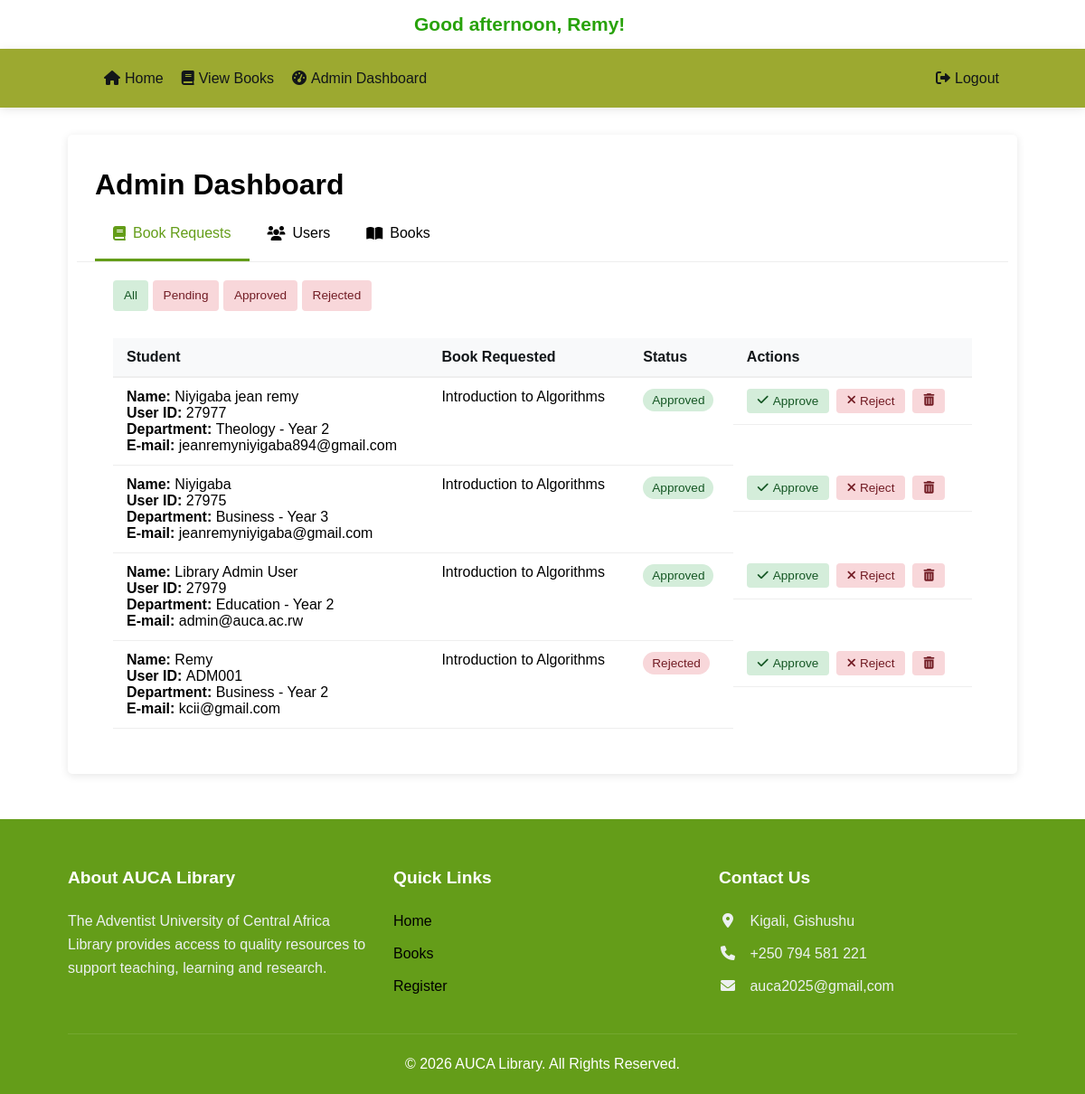
/admin.php (signed in), run on the app's committed database.
### tables this page shows
CREATE TABLE `book_requests` (
  `id` int(11) NOT NULL,
  `user_id` int(11) DEFAULT NULL,
  `book_title` varchar(100) NOT NULL,
  `status` enum('Pending','Approved','Rejected') DEFAULT 'Pending',
  `rejection_reason` text DEFAULT NULL
);

CREATE TABLE `users` (
  `id` int(11) NOT NULL,
  `role` enum('student','admin') DEFAULT 'student',
  `student_id` varchar(20) DEFAULT NULL,
  `full_name` varchar(100) NOT NULL,
  `email` varchar(100) NOT NULL,
  `password` varchar(255) NOT NULL,
  `department` varchar(50) NOT NULL,
  `year` int(11) NOT NULL
);

### admin.php (the view, shortened to what this page needs)
<?php
include 'includes/config.php';
if (isset($_SESSION['full_name'])) {
    $name = htmlspecialchars($_SESSION['full_name']);
    $hour = date("H");
    if ($hour < 12) {
        $greeting = "Good morning";
    } elseif ($hour < 18) {
        $greeting = "Good afternoon";
    } else {
        $greeting = "Good evening";
    }
    echo "<div class='welcome-message'><h2>$greeting, $name!</h2></div>";
} else {
    echo "<div class='welcome-message'><h2>Welcome, Guest!</h2></div>";
}
$current_tab = isset($_GET['tab']) ? sanitizeInput($_GET['tab']) : 'requests';
if ($current_tab === 'requests') {
    $query = "SELECT r.id, r.book_title, r.status, r.rejection_reason,
                     u.id as user_id, u.student_id, u.full_name, u.email, u.department, u.year
              FROM book_requests r
              JOIN users u ON r.user_id = u.id
              ORDER BY FIELD(r.status, 'Pending', 'Approved', 'Rejected'), r.id DESC";
    $requests_result = $conn->query($query);
}
?>
<?php include 'includes/header.php'; ?>
<div class="admin-container">
    <h1>Admin Dashboard</h1>
    <div class="admin-tabs">
        <a href="?tab=requests" class="<?php echo $current_tab === 'requests' ? 'active' : ''; ?>">
            <i class="fas fa-book"></i> Book Requests
        </a>
        <a href="?tab=users" class="<?php echo $current_tab === 'users' ? 'active' : ''; ?>">
            <i class="fas fa-users"></i> Users
        </a>
        <a href="?tab=books" class="<?php echo $current_tab === 'books' ? 'active' : ''; ?>">
            <i class="fas fa-book-open"></i> Books
        </a>
    </div>
    <div class="admin-content">
        <?php if ($current_tab === 'requests'): ?>
            <div class="admin-actions">
                <div class="status-filters">
                    <a  class="btn-approve" href="?tab=requests&filter=all" class="<?php echo (!isset($_GET['filter']) || $_GET['filter'] === 'all') ? 'btn-approve' : ''; ?>">All</a>
                    <a   href="?tab=requests&filter=pending" class="<?php echo (isset($_GET['filter']) && $_GET['filter'] === 'pending') ? 'btn-approve' : 'btn-delete'; ?>">Pending</a>
                    <a  href="?tab=requests&filter=approved" class="<?php echo (isset($_GET['filter']) && $_GET['filter'] === 'approved') ? 'btn-approve' : 'btn-delete'; ?>">Approved</a>
                    <a  href="?tab=requests&filter=rejected" class="<?php echo (isset($_GET['filter']) && $_GET['filter'] === 'rejected') ? 'btn-approve' : 'btn-delete'; ?>">Rejected</a>
                </div>
            </div>
            <?php if ($requests_result->num_rows > 0): ?>
                <div class="table-responsive">
                    <table class="data-table">
                        <thead>
                            <tr>
                                <th>Student</th>
                                <th>Book Requested</th>
                                <th>Status</th>
                                <th>Actions</th>
                            </tr>
                        </thead>
                        <tbody>
                            <?php while ($row = $requests_result->fetch_assoc()): ?>
                                <tr>
                                    <td>
                                        <div class="user-info">
                                            <strong>Name: </strong><?php echo htmlspecialchars($row['full_name']); ?></strong>
                                            <div><strong>User ID: </strong><?php echo htmlspecialchars($row['student_id']); ?></div>
                                            <div><strong>Department: </strong><?php echo htmlspecialchars($row['department']); ?> - Year <?php echo htmlspecialchars($row['year']); ?></div>
                                            <div><strong>E-mail: </strong><?php echo htmlspecialchars($row['email']); ?></div>
                                        </div>
                                    </td>
                                    <td><?php echo htmlspecialchars($row['book_title']); ?></td>
                                    <td>
                                        <span class="status-badge status-<?php echo strtolower($row['status']); ?>">
                                            <?php echo htmlspecialchars($row['status']); ?>
                                        </span>
                                    </td>
                                    <td class="actions">
                                        <div class="action-buttons">
                                            <form method="POST" action="admin.php" class="inline-form">
                                                <button type="submit" name="update_status" class="btn btn-approve" onclick="return confirm('Approve this request?')">
                                                    <i class="fas fa-check"></i> Approve
                                                </button>
                                            </form>
                                            <button class="btn btn-reject" onclick="openRejectModal(<?php echo $row['id']; ?>)">
                                                <i class="fas fa-times"></i> Reject
                                            </button>
                                            <button class="btn btn-delete" onclick="confirmDelete('request', <?php echo $row['id']; ?>)">
                                                <i class="fas fa-trash-alt"></i>
                                            </button>
                                        </div>
                                    </td>
                                </tr>
                            <?php endwhile; ?>
                        </tbody>
                    </table>
                </div>
            <?php endif; ?>
        <?php endif; ?>
    </div>
</div>
<?php include 'includes/footer.php'; ?>

### includes/header.php (shortened to what this page needs)
<!DOCTYPE html>
<html lang="en">
<head>
    <link rel="stylesheet" href="assets/css/style.css">
    <link rel="stylesheet" href="https://cdnjs.cloudflare.com/ajax/libs/font-awesome/6.0.0-beta3/css/all.min.css">
</head>
<body>
    <header>
        <div class="container">
            <nav  style="padding: 20px; display: flex; justify-content: space-between;width: 100%;">
                <ul >
                    <li><a href="index.php"><i class="fas fa-home"></i> Home</a></li>
                    <li><a href="books.php"><i class="fas fa-book"></i> View Books</a></li>
                    <?php if (!isset($_SESSION['user_id'])): ?>
                        <li><a href="register.php"><i class="fas fa-user-plus"></i> Register</a></li>
                        <li><a href="login.php"><i class="fas fa-sign-in-alt"></i> Login</a></li>
                    <?php else: ?>
                        <?php if ($_SESSION['role'] === 'admin'): ?>
                            <li><a href="admin.php"><i class="fas fa-tachometer-alt"></i> Admin Dashboard</a></li>
                </ul>
                 <?php endif; ?>
                 <ul>
                        <li><a href="logout.php"><i class="fas fa-sign-out-alt"></i> Logout</a></li>
                    <?php endif; ?>
            </nav>
        </div>
    </header>
    <main class="container">

### includes/footer.php (shortened to what this page needs)
    </main>
    <footer>
        <div class="container">
            <div class="footer-content">
                <div class="footer-section">
                    <h3>About AUCA Library</h3>
                    <p>The Adventist University of Central Africa Library provides access to quality resources to support teaching, learning and research.</p>
                </div>
                <div class="footer-section">
                    <h3>Quick Links</h3>
                    <ul>
                        <li><a href="index.php">Home</a></li>
                        <li><a href="books.php">Books</a></li>
                        <li><a href="register.php">Register</a></li>
                    </ul>
                </div>
                <div class="footer-section">
                    <h3>Contact Us</h3>
                    <p><i class="fas fa-map-marker-alt"></i> Kigali, Gishushu</p>
                    <p><i class="fas fa-phone"></i> +250 794 581 221</p>
                    <p><i class="fas fa-envelope"></i> auca2025@gmail,com</p>
                </div>
            </div>
            <div class="footer-bottom">
                <p>&copy; <?php echo date('Y'); ?> AUCA Library. All Rights Reserved.</p>
            </div>
        </div>
    </footer>
</body>
</html>

### assets/css/style.css (style rules this page uses)
:root { --primary-color: #649d19; --secondary-color: #000000; --accent-color: #e74c3c; --light-color: #ecf0f1; --dark-color: #121619; --success-color: #27ae60; --warning-color: #f39c12; --danger-color: #e74c3c; --border-radius: 5px; --box-shadow: 0 2px 10px rgba(0, 0, 0, 0.1); --transition: all 0.3s ease; }
* { margin: 0; padding: 0; box-sizing: border-box; }
body { font-family: Arial, Helvetica, sans-serif; line-height: 1.6; color: #000000; background-color: #ffffff; }
.container { width: 90%; max-width: 1200px; margin: 0 auto; padding: 0 15px; }
a { text-decoration: none; color: var(--secondary-color); transition: var(--transition); }
.btn { display: inline-block; padding: 10px 20px; background-color: var(--secondary-color); color: white; border: none; border-radius: var(--border-radius); cursor: pointer; transition: var(--transition); font-weight: 500; align-items: center; }
.btn-delete { color: var(--danger-color); background: none; border: none; cursor: pointer; font-size: 1rem; }
header { background-color: rgb(156, 169, 48); box-shadow: var(--box-shadow); position: sticky; top: 0; z-index: 100; }
nav ul { display: flex; list-style: none; }
nav ul li { margin-left: 20px; }
nav ul li a { display: flex; align-items: center; color: var(--dark-color); font-weight: 500; }
nav ul li a i { margin-right: 5px; }
.admin-container { background-color: white; padding: 30px; border-radius: var(--border-radius); box-shadow: var(--box-shadow); margin: 30px auto; }
.admin-actions { margin-bottom: 30px; }
.status-badge { display: inline-block; padding: 5px 10px; border-radius: 20px; font-size: 0.8rem; font-weight: 500; }
.status-approved { background-color: #d4edda; color: #155724; }
.status-rejected { background-color: #f8d7da; color: #721c24; }
.actions { display: flex; gap: 10px; align-items: center; }
footer { background-color: var(--primary-color); color: white; padding: 50px 0 20px; margin-top: 50px; }
.footer-content { display: grid; grid-template-columns: repeat(auto-fit, minmax(250px, 1fr)); gap: 30px; margin-bottom: 30px; }
.footer-section h3 { margin-bottom: 20px; font-size: 1.2rem; }
.footer-section p, .footer-section li { margin-bottom: 10px; color: #ecf0f1; }
.footer-section ul { list-style: none; }
.footer-section i { margin-right: 10px; width: 20px; text-align: center; }
.footer-bottom { text-align: center; padding-top: 20px; border-top: 1px solid rgba(255, 255, 255, 0.1); }
.admin-tabs { display: flex; border-bottom: 1px solid #eee; margin: 0 -20px; padding: 0 20px; }
.admin-tabs a { padding: 15px 20px; color: var(--text-color); text-decoration: none; font-weight: 500; border-bottom: 3px solid transparent; display: flex; align-items: center; gap: 8px; transition: var(--transition); }
.admin-tabs a.active { color: var(--primary-color); border-bottom-color: var(--primary-color); }
.admin-content { padding: 20px; }
.data-table { width: 100%; border-collapse: collapse; }
.data-table th { text-align: left; padding: 12px 15px; background: #f8f9fa; font-weight: 600; color: var(--dark-color); border-bottom: 2px solid #eee; }
.data-table td { padding: 12px 15px; border-bottom: 1px solid #eee; vertical-align: top; }
.status-badge { display: inline-flex; align-items: center; gap: 5px; padding: 5px 10px; border-radius: 20px; font-size: 0.85rem; font-weight: 500; }
.action-buttons { display: flex; gap: 8px; }
.btn-approve, .btn-reject, .btn-edit, .btn-delete { border: none; padding: 6px 12px; border-radius: 4px; cursor: pointer; font-size: 0.85rem; display: inline-flex; align-items: center; gap: 5px; transition: var(--transition); }
.btn-approve { background-color: #d4edda; color: #155724; }
.btn-reject { background-color: #f8d7da; color: #721c24; }
.btn-delete { background-color: #f8d7da; color: #721c24; }
.welcome-message { background-color: #ffffff; padding: 10px; border-radius: 5px; color: #28a20a; font-size: 14px; margin-left: 448px; }

### data on the page
book_requests: user.full_name "Niyigaba jean remy", user.student_id "27977", user.department "Theology", user.year "2", user.email "jeanremyniyigaba894@gmail.com", book_title "Introduction to Algorithms", status "Approved"
book_requests: user.full_name "Niyigaba", user.student_id "27975", user.department "Business", user.year "3", user.email "jeanremyniyigaba@gmail.com", book_title "Introduction to Algorithms", status "Approved"
book_requests: user.full_name "Library Admin User", user.student_id "27979", user.department "Education", user.year "2", user.email "admin@auca.ac.rw", book_title "Introduction to Algorithms", status "Approved"
book_requests: user.full_name "Remy", user.student_id "ADM001", user.department "Business", user.year "2", user.email "kcii@gmail.com", book_title "Introduction to Algorithms", status "Rejected"

### other printed values
$greeting "Good afternoon"
$name "Remy"
